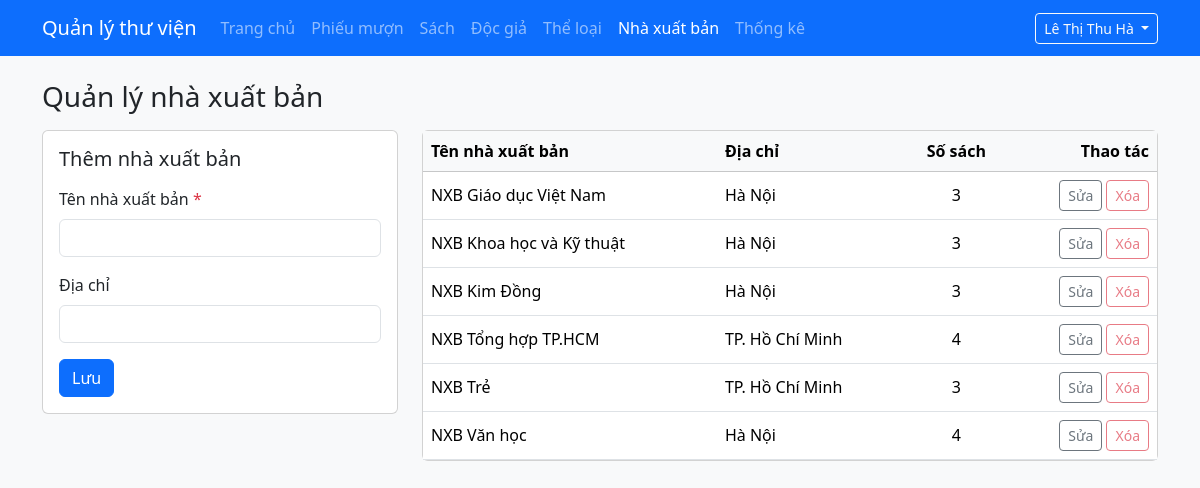
The page /admin/nhaxuatban.php (signed in) on the database as committed earlier.
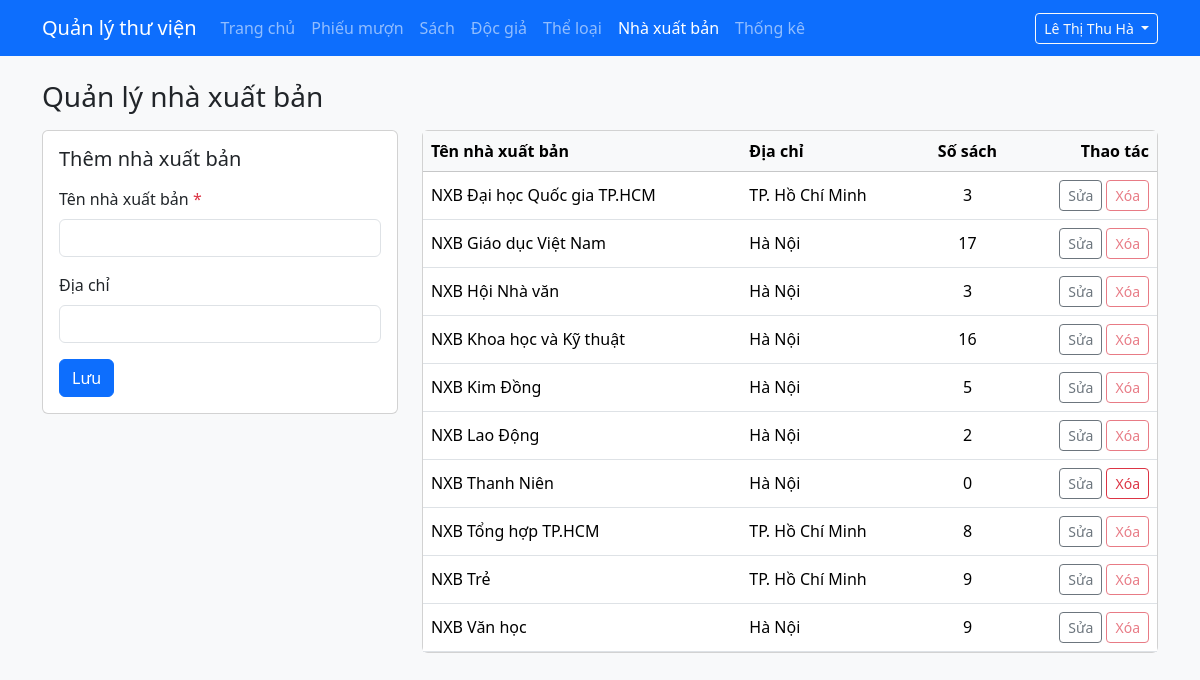
The same page on the database as committed later.
### tables this page shows
CREATE TABLE nhaxuatban (
  id       INT UNSIGNED NOT NULL AUTO_INCREMENT PRIMARY KEY,
  ten_nxb  VARCHAR(150) NOT NULL UNIQUE,
  dia_chi  VARCHAR(255) NULL
);

### includes/xac-thuc.php (called while the page is built, shortened)
<?php
require_once __DIR__ . '/helpers.php';
function nhanVienHienTai(): ?array
{
    return $_SESSION['nhan_vien'] ?? null;
}

### includes/helpers.php (called while the page is built, shortened)
<?php
function e($chuoi): string
{
    return htmlspecialchars((string) $chuoi, ENT_QUOTES | ENT_SUBSTITUTE, 'UTF-8');
}
function lopLoi(array $loi, string $truong): string
{
    return isset($loi[$truong]) ? ' is-invalid' : '';
}

### admin/nhaxuatban.php (the view, shortened to what this page needs)
<?php
require_once __DIR__ . '/../includes/khoi-tao-admin.php';
$idSua  = 0;
$giaTri = ['ten_nxb' => '', 'dia_chi' => ''];
$loi    = [];
$dsNxb = mysqli_fetch_all(
    mysqli_query(
        $conn,
        'SELECT n.id, n.ten_nxb, n.dia_chi, COUNT(s.id) AS so_sach
         FROM nhaxuatban n
         LEFT JOIN sach s ON s.id_nxb = n.id
         GROUP BY n.id, n.ten_nxb, n.dia_chi
         ORDER BY n.ten_nxb'
    ),
    MYSQLI_ASSOC
);
$menuHienTai = 'nhaxuatban';
require __DIR__ . '/../includes/admin-dau.php';
?>
<h1 class="h3 mb-3">Quản lý nhà xuất bản</h1>
<div class="row g-4">
    <div class="col-lg-4">
        <div class="card">
            <div class="card-body">
                <h2 class="h5 mb-3"><?= $idSua > 0 ? 'Sửa nhà xuất bản' : 'Thêm nhà xuất bản' ?></h2>
                <form method="post" novalidate>
                    <div class="mb-3">
                        <label for="ten_nxb" class="form-label">Tên nhà xuất bản <span class="text-danger">*</span></label>
                        <input type="text" class="form-control<?= lopLoi($loi, 'ten_nxb') ?>" id="ten_nxb"
                               name="ten_nxb" value="<?= e($giaTri['ten_nxb']) ?>" maxlength="150">
                    </div>
                    <div class="mb-3">
                        <label for="dia_chi" class="form-label">Địa chỉ</label>
                        <input type="text" class="form-control<?= lopLoi($loi, 'dia_chi') ?>" id="dia_chi"
                               name="dia_chi" value="<?= e($giaTri['dia_chi']) ?>" maxlength="255">
                    </div>
                    <div class="d-flex gap-2">
                        <button type="submit" class="btn btn-primary">Lưu</button>
                    </div>
                </form>
            </div>
        </div>
    </div>
    <div class="col-lg-8">
        <div class="card">
            <div class="table-responsive">
                <table class="table table-hover align-middle mb-0">
                    <thead class="table-light">
                        <tr>
                            <th>Tên nhà xuất bản</th>
                            <th>Địa chỉ</th>
                            <th class="text-center">Số sách</th>
                            <th class="text-end">Thao tác</th>
                        </tr>
                    </thead>
                    <tbody>
                    <?php foreach ($dsNxb as $nxb): ?>
                        <tr<?= ((int) $nxb['id'] === $idSua) ? ' class="table-active"' : '' ?>>
                            <td><?= e($nxb['ten_nxb']) ?></td>
                            <td><?= e($nxb['dia_chi'] ?? '') ?></td>
                            <td class="text-center"><?= (int) $nxb['so_sach'] ?></td>
                            <td class="text-end text-nowrap">
                                <a href="nhaxuatban.php?sua=<?= (int) $nxb['id'] ?>" class="btn btn-sm btn-outline-secondary">Sửa</a>
                                <form method="post" class="d-inline" onsubmit="return confirm('Xóa nhà xuất bản này?');">
                                    <?php if ((int) $nxb['so_sach'] > 0): ?>
                                        <button type="button" class="btn btn-sm btn-outline-danger" disabled
                                                title="Còn sách thuộc nhà xuất bản này">Xóa</button>
                                    <?php else: ?>
                                        <button type="submit" class="btn btn-sm btn-outline-danger">Xóa</button>
                                    <?php endif; ?>
                                </form>
                            </td>
                        </tr>
                    <?php endforeach; ?>
                    </tbody>
                </table>
            </div>
        </div>
    </div>
</div>
<?php require __DIR__ . '/../includes/admin-cuoi.php'; ?>

### includes/admin-dau.php (shortened to what this page needs)
<?php
$nhanVien = nhanVienHienTai();
?>
<!DOCTYPE html>
<html lang="vi">
<head>
    <link rel="stylesheet" href="../assets/bootstrap/css/bootstrap.min.css">
</head>
<body class="bg-light">
<nav class="navbar navbar-expand-lg navbar-dark bg-primary">
    <div class="container">
        <a class="navbar-brand" href="index.php">Quản lý thư viện</a>
        <div class="collapse navbar-collapse" id="menuChinh">
            <ul class="navbar-nav me-auto">
                <li class="nav-item">
                    <a class="nav-link<?= $menuHienTai === 'trangchu' ? ' active' : '' ?>" href="index.php">Trang chủ</a>
                </li>
                <li class="nav-item">
                    <a class="nav-link<?= $menuHienTai === 'phieumuon' ? ' active' : '' ?>" href="phieumuon.php">Phiếu mượn</a>
                </li>
                <li class="nav-item">
                    <a class="nav-link<?= $menuHienTai === 'sach' ? ' active' : '' ?>" href="sach.php">Sách</a>
                </li>
                <li class="nav-item">
                    <a class="nav-link<?= $menuHienTai === 'docgia' ? ' active' : '' ?>" href="docgia.php">Độc giả</a>
                </li>
                                <li class="nav-item">
                    <a class="nav-link<?= $menuHienTai === 'theloai' ? ' active' : '' ?>" href="theloai.php">Thể loại</a>
                </li>
                <li class="nav-item">
                    <a class="nav-link<?= $menuHienTai === 'nhaxuatban' ? ' active' : '' ?>" href="nhaxuatban.php">Nhà xuất bản</a>
                </li>
                                <li class="nav-item">
                    <a class="nav-link<?= $menuHienTai === 'thongke' ? ' active' : '' ?>" href="thongke.php">Thống kê</a>
                </li>
            </ul>
            <div class="dropdown">
                <button class="btn btn-outline-light btn-sm dropdown-toggle" type="button"
                        data-bs-toggle="dropdown" aria-expanded="false">
                    <?= e($nhanVien['ho_ten']) ?>
                </button>
            </div>
        </div>
    </div>
</nav>
<main class="container py-4">

### includes/admin-cuoi.php (shortened to what this page needs)
</main>
</body>
</html>

Rows that differ between the two databases and show on the page:
added nhaxuatban: ten_nxb "NXB Đại học Quốc gia TP.HCM", dia_chi "TP. Hồ Chí Minh", so_sach "3", shows "Xóa"
computed for nhaxuatban "NXB Giáo dục Việt Nam": so_sach "3" → "17"
added nhaxuatban: ten_nxb "NXB Hội Nhà văn", dia_chi "Hà Nội", so_sach "3", shows "Xóa"
computed for nhaxuatban "NXB Khoa học và Kỹ thuật": so_sach "3" → "16"
computed for nhaxuatban "NXB Kim Đồng": so_sach "3" → "5"
added nhaxuatban: ten_nxb "NXB Lao Động", dia_chi "Hà Nội", so_sach "2", shows "Xóa"
added nhaxuatban: ten_nxb "NXB Thanh Niên", dia_chi "Hà Nội", so_sach "0", shows "Xóa"
computed for nhaxuatban "NXB Tổng hợp TP.HCM": so_sach "4" → "8"
computed for nhaxuatban "NXB Trẻ": so_sach "3" → "9"
computed for nhaxuatban "NXB Văn học": so_sach "4" → "9"
